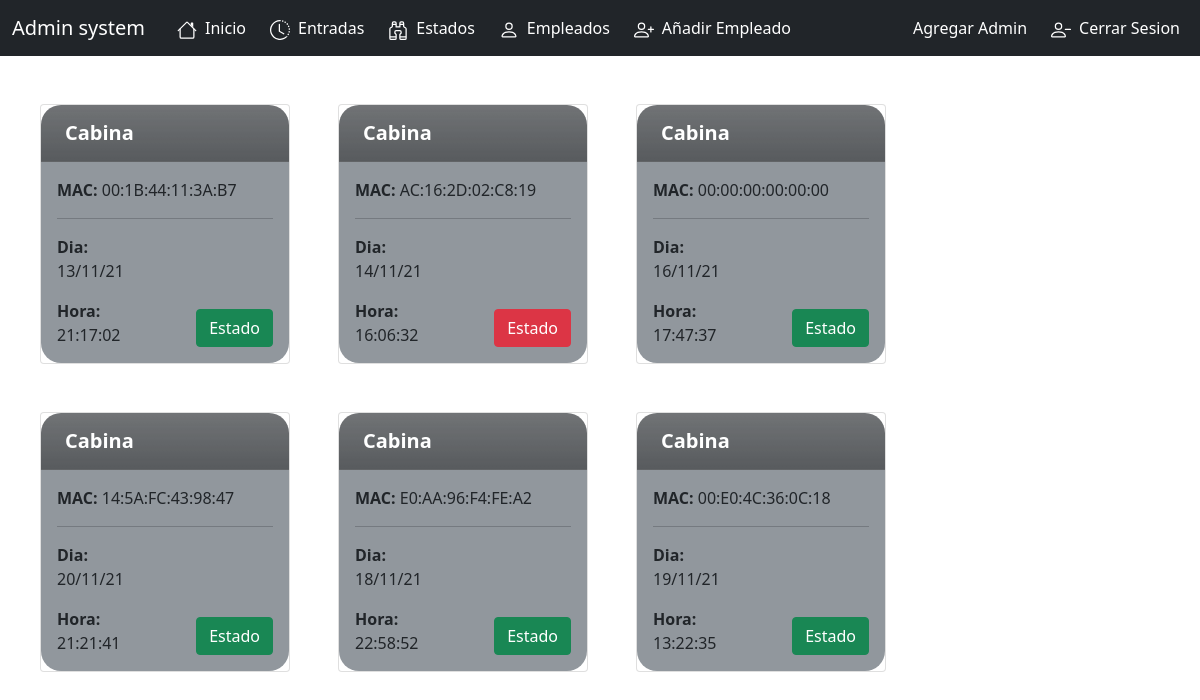
The page /estados (signed in) on the database its author committed.
### tables this page shows
CREATE TABLE "EstadosCabinas" (
	"MAC"	TEXT,
	"Time"	TIME,
	"Date"	DATE,
	"Estates"	TEXT
);

### main.py (the view)
@app.route("/estados")
def estados():
    estados = list()
    for mac, time, date, states in getAllEstadosCabinas():
        estados.append((mac, time, date, ast.literal_eval(states)))
    return render_template("estados.html", estados = estados, cabinas = len(estados))

### SQLFunctions.py (called while the page is built)
def getAllCabinas():
    cursor.execute("SELECT DISTINCT(MAC) FROM estadosCabinas")
    return cursor.fetchall()

def getEstadoCabina(mac):
    cursor.execute(f'''SELECT * FROM estadosCabinas WHERE MAC="{mac}" ORDER BY Date DESC, Time DESC''')
    return cursor.fetchmany(1)

def getAllEstadosCabinas():
    macs = getAllCabinas()
    r = list()
    for mac in macs:
        r.append(getEstadoCabina(mac[0])[0])
    return r

### main.py (called while the page is built)
@app.before_request
def before_request():
    if 'username' not in session and (request.endpoint != 'login'): # or request.endpoint != 'index'
        return redirect(url_for('login'))

### templates/estados.html
{% extends "base.html" %}
{% block content %}
<div class="container-fluid">
    <div class="row px-3">
        {% for mac, time, date, states in estados %}
            <div class="card m-4 p-0" style="width: 250px;">
                <div class="card-header bg-dark bg-opacity-75 bg-gradient text-white" style="border-radius: 20px 20px 0 0;">
                    <h5 class="card-title m-2"><b>Cabina</b></h5>
                </div>
                <div class="card-body bg-secondary bg-opacity-75" style="border-radius: 0 0 20px 20px;">
                    <p class="card-text"><b>MAC:</b> {{ mac }}</p>
                    <hr>
                    <div class="row">
                        <div class="col">
                            <p class="card-text"><b>Dia:</b> {{ date }}</p>
                            <p class="card-text"><b>Hora:</b> {{ time }}</p>
                        </div>
                        <div class="col">
                            <a class="btn {{ 'btn-success' if not (states[0] or states[1] or states[2] or states[3] or states[4] or states[5] or states[6] or states[7] ) else 'btn-danger' }} m-3" href="{{ url_for('cabina', macCabina = mac) }}" style='position:absolute; bottom:0px; right:0px;'>
                                Estado
                            </a>
                        </div>
                    </div>
                </div>
            </div>
        {% endfor %}
    </div>
</div>
{% endblock %}

### rows shown on the page
EstadosCabinas: MAC "00:1B:44:11:3A:B7", Date "13/11/21", Time "21:17:02"
EstadosCabinas: MAC "AC:16:2D:02:C8:19", Date "14/11/21", Time "16:06:32"
EstadosCabinas: MAC "00:00:00:00:00:00", Date "16/11/21", Time "17:47:37"
EstadosCabinas: MAC "14:5A:FC:43:98:47", Date "20/11/21", Time "21:21:41"
EstadosCabinas: MAC "E0:AA:96:F4:FE:A2", Date "18/11/21", Time "22:58:52"
EstadosCabinas: MAC "00:E0:4C:36:0C:18", Date "19/11/21", Time "13:22:35"
